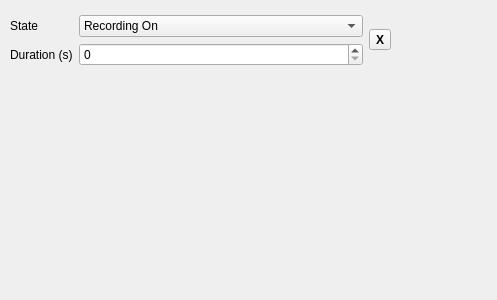
<?xml version="1.0" encoding="UTF-8"?>
<ui version="4.0">
 <class>StateConfigBox</class>
 <widget class="QWidget" name="StateConfigBox">
  <property name="geometry">
   <rect>
    <x>0</x>
    <y>0</y>
    <width>497</width>
    <height>300</height>
   </rect>
  </property>
  <property name="windowTitle">
   <string>StateConfigBox</string>
  </property>
  <widget class="QWidget" name="horizontalLayoutWidget_2">
   <property name="geometry">
    <rect>
     <x>0</x>
     <y>0</y>
     <width>401</width>
     <height>80</height>
    </rect>
   </property>
   <layout class="QHBoxLayout" name="stateLayout">
    <property name="leftMargin">
     <number>10</number>
    </property>
    <property name="topMargin">
     <number>10</number>
    </property>
    <property name="rightMargin">
     <number>10</number>
    </property>
    <property name="bottomMargin">
     <number>10</number>
    </property>
    <item>
     <layout class="QFormLayout" name="stateForm">
      <property name="formAlignment">
       <set>Qt::AlignLeading|Qt::AlignLeft|Qt::AlignVCenter</set>
      </property>
      <item row="0" column="0">
       <widget class="QLabel" name="stateLabel">
        <property name="text">
         <string>State</string>
        </property>
       </widget>
      </item>
      <item row="0" column="1">
       <widget class="QComboBox" name="stateComboBox">
        <item>
         <property name="text">
          <string>Recording On</string>
         </property>
        </item>
        <item>
         <property name="text">
          <string>Odorant On</string>
         </property>
        </item>
        <item>
         <property name="text">
          <string>Recording Off</string>
         </property>
        </item>
       </widget>
      </item>
      <item row="1" column="0">
       <widget class="QLabel" name="durationLabel">
        <property name="text">
         <string>Duration (s)</string>
        </property>
       </widget>
      </item>
      <item row="1" column="1">
       <widget class="QSpinBox" name="durationSpinBox">
        <property name="maximum">
         <number>999999999</number>
        </property>
       </widget>
      </item>
     </layout>
    </item>
    <item>
     <widget class="QToolButton" name="deleteState">
      <property name="font">
       <font>
        <bold>true</bold>
       </font>
      </property>
      <property name="text">
       <string>X</string>
      </property>
     </widget>
    </item>
   </layout>
  </widget>
 </widget>
 <layoutdefault spacing="6" margin="11"/>
 <resources/>
 <connections/>
</ui>
